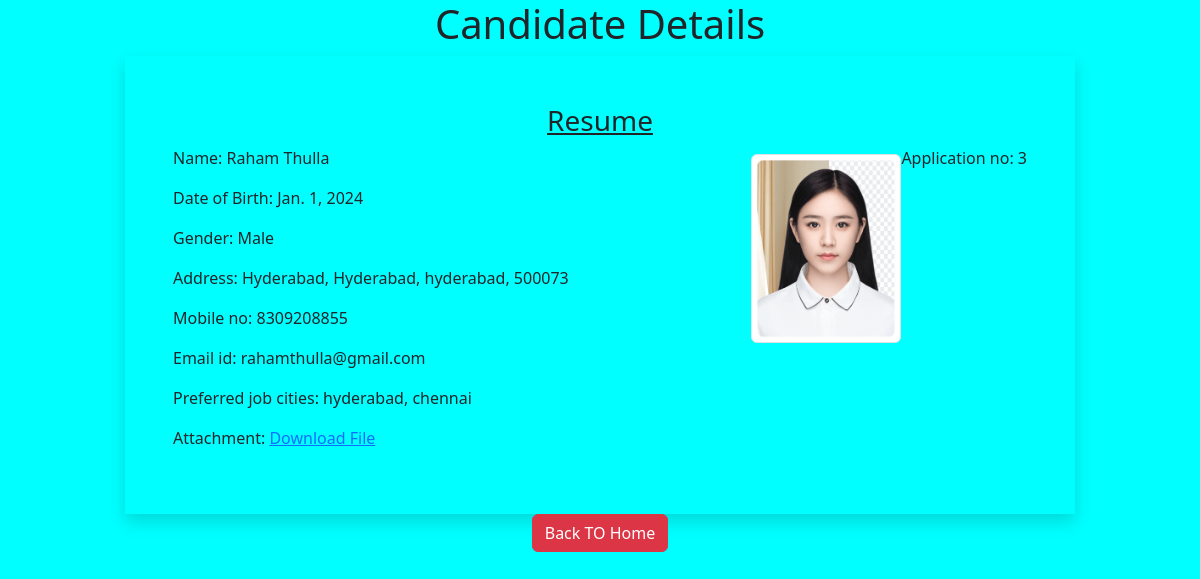
Page /3 on the committed database.
### ResumeUploaderapp/models.py (models this page shows)
class Resume(models.Model):
    name = models.CharField(max_length=50)
    dob = models.DateField()
    gender = models.CharField(max_length=50)
    locality = models.CharField(max_length=50)
    city = models.CharField(max_length=50)
    pin = models.PositiveIntegerField()
    state = models.CharField(max_length=50, choices=STATE_CHOICES)
    mobile = models.PositiveIntegerField()
    email = models.EmailField()
    job_city = models.CharField(max_length=50)
    profile_image = models.ImageField(upload_to='profileimg', blank=True)
    my_file = models.FileField(upload_to='doc', blank=True)

### ResumeUploaderapp/views.py (the view)
# urls.py: path('<int:pk>', views.CandidateView.as_view(), name='candidate'),
class CandidateView(View):
    def get(self, request, pk):
        candidate = Resume.objects.get(pk=pk)
        return render(request, 'candidate.html', {'candidate': candidate})

### ResumeUploaderapp/templatetags/myfilter.py (called while the page is built)
@register.filter(name='remove_special')
def remove_chars(value, arg):
    for character in arg:
        value = value.replace(character, "")
    return value

### templates/candidate.html (shortened to what this page needs)
<!DOCTYPE html>
{% load myfilter %}
<html lang="en">
<head>
    <link href="https://cdn.jsdelivr.net/npm/bootstrap@5.3.3/dist/css/bootstrap.min.css" rel="stylesheet">
</head>
<body style="background-color: aqua">
<div class="container">
    <h1 class="alert-danger text-center">Candidate Details</h1>
    <div class="row">
        <div class="col-sm-10 shadow p-5 offset-sm-1">
            <h3 class="text-center"><u>Resume</u></h3>
            <p class="float-end">Application no: {{ candidate.id }}</p>
            <img src="{{ candidate.profile_image.url }}" alt="" class="img-fluid img-thumbnail float-end mt-2" width="150" height="150">
            <p>Name: {{ candidate.name }}</p>
            <p>Date of Birth: {{ candidate.dob }}</p>
            <p>Gender: {{ candidate.gender }}</p>
            <p>Address: {{ candidate.locality }}, {{ candidate.city }}, {{ candidate.state }}, {{ candidate.pin }}</p>
            <p>Mobile no: {{ candidate.mobile }}</p>
            <p>Email id: {{ candidate.email }}</p>
            <p>Preferred job cities: {{ candidate.job_city|remove_special:"[]'" }}</p>
            <p>Attachment: <a href="{{ candidate.my_file.url }}">Download File</a></p>
        </div>
        <div class="text-center">
            <a href="/" class="btn btn-danger">Back TO Home</a>
        </div>
    </div>
</div>
</body>
</html>

### rows in the picture
Resume: id "3", profile_image (picture), name "Raham Thulla", dob "Jan. 1, 2024", gender "Male", locality "Hyderabad", city "Hyderabad", state "hyderabad", pin "500073", mobile "8309208855", email "rahamthulla@gmail.com", job_city|remove_special "hyderabad, chennai"
